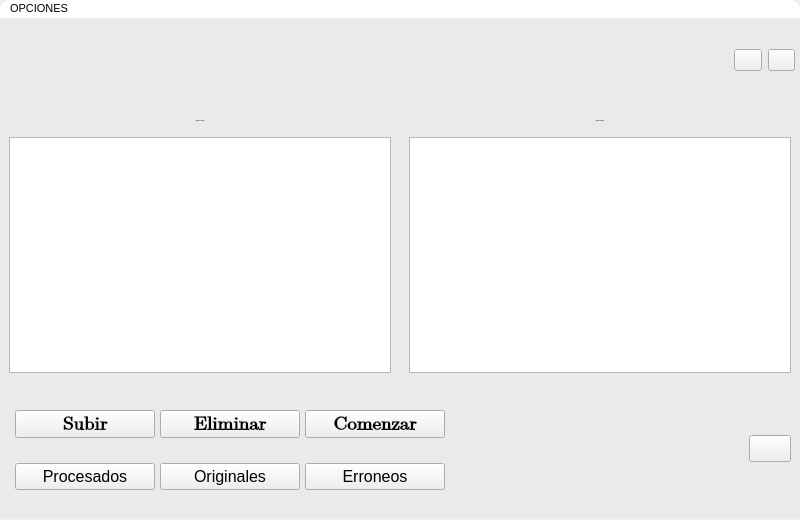
<?xml version="1.0" encoding="UTF-8"?>
<ui version="4.0">
 <class>Kenworth_KREI</class>
 <widget class="QMainWindow" name="Kenworth_KREI">
  <property name="geometry">
   <rect>
    <x>0</x>
    <y>0</y>
    <width>800</width>
    <height>520</height>
   </rect>
  </property>
  <property name="minimumSize">
   <size>
    <width>800</width>
    <height>520</height>
   </size>
  </property>
  <property name="maximumSize">
   <size>
    <width>800</width>
    <height>520</height>
   </size>
  </property>
  <property name="windowTitle">
   <string>KENWORTH KREI</string>
  </property>
  <property name="styleSheet">
   <string notr="true">#Kenworth_KREI{
min-width: 800px;
min-height:520px;
max-width: 800px;
max-height:520px;
}
#WPrincipal{
background-color: rgb(234, 234, 234);
}
[objectName^=&quot;btc_btc&quot;]{
background-color: transparent;
border-radius:none;
width:35px;
height:35px;
}
[objectName^=&quot;btc_btc&quot;]:hover{
background-color: rgb(64, 150, 216);
	color: rgb(0, 0, 0);
	border-radius:4px;
}
[objectName^=&quot;Tabla&quot;]{
	background-color: rgb(255, 255, 255);
	border: 1px solid;
}
[objectName^=&quot;txt&quot;]{
	font-family: Arial;
	color: rgb(0, 0, 0);
	font-size: 20px;
}
[objectName^=&quot;btn_btn&quot;]{
background-color: rgb(64, 150, 216);
	border-radius:4px;
	color: rgb(0, 0, 0);
	height:35px;
}
[objectName^=&quot;btn_btn&quot;]:hover{
background-color: rgb(69, 163, 235);
}
#menuBar{
background-color: rgb(255, 255, 255);
color: rgb(0, 0, 0);
border-top-left-radius: 10px;
border-top-right-radius: 10px;
}</string>
  </property>
  <widget class="QWidget" name="WPrincipal">
   <property name="minimumSize">
    <size>
     <width>800</width>
     <height>500</height>
    </size>
   </property>
   <property name="maximumSize">
    <size>
     <width>800</width>
     <height>500</height>
    </size>
   </property>
   <property name="styleSheet">
    <string notr="true"/>
   </property>
   <layout class="QVBoxLayout" name="verticalLayout_10">
    <property name="spacing">
     <number>0</number>
    </property>
    <property name="leftMargin">
     <number>0</number>
    </property>
    <property name="topMargin">
     <number>0</number>
    </property>
    <property name="rightMargin">
     <number>0</number>
    </property>
    <property name="bottomMargin">
     <number>0</number>
    </property>
    <item>
     <widget class="QWidget" name="WCabecera" native="true">
      <property name="minimumSize">
       <size>
        <width>0</width>
        <height>50</height>
       </size>
      </property>
      <property name="maximumSize">
       <size>
        <width>16777215</width>
        <height>50</height>
       </size>
      </property>
      <layout class="QHBoxLayout" name="horizontalLayout">
       <property name="spacing">
        <number>0</number>
       </property>
       <property name="leftMargin">
        <number>5</number>
       </property>
       <property name="topMargin">
        <number>0</number>
       </property>
       <property name="rightMargin">
        <number>0</number>
       </property>
       <property name="bottomMargin">
        <number>0</number>
       </property>
       <item>
        <widget class="QWidget" name="WLogo" native="true">
         <property name="minimumSize">
          <size>
           <width>200</width>
           <height>0</height>
          </size>
         </property>
         <property name="maximumSize">
          <size>
           <width>200</width>
           <height>16777215</height>
          </size>
         </property>
         <layout class="QVBoxLayout" name="verticalLayout_9">
          <property name="spacing">
           <number>0</number>
          </property>
          <property name="leftMargin">
           <number>0</number>
          </property>
          <property name="topMargin">
           <number>5</number>
          </property>
          <property name="rightMargin">
           <number>0</number>
          </property>
          <property name="bottomMargin">
           <number>5</number>
          </property>
          <item>
           <widget class="QLabel" name="lblLogoKWKREI">
            <property name="text">
             <string/>
            </property>
            <property name="pixmap">
             <pixmap>../Source/LOGOKREI.png</pixmap>
            </property>
            <property name="scaledContents">
             <bool>true</bool>
            </property>
           </widget>
          </item>
         </layout>
        </widget>
       </item>
       <item>
        <spacer name="horizontalSpacer">
         <property name="orientation">
          <enum>Qt::Horizontal</enum>
         </property>
         <property name="sizeHint" stdset="0">
          <size>
           <width>476</width>
           <height>20</height>
          </size>
         </property>
        </spacer>
       </item>
       <item>
        <widget class="QWidget" name="WBotonesSalida" native="true">
         <property name="minimumSize">
          <size>
           <width>75</width>
           <height>0</height>
          </size>
         </property>
         <property name="maximumSize">
          <size>
           <width>75</width>
           <height>16777215</height>
          </size>
         </property>
         <layout class="QHBoxLayout" name="horizontalLayout_10">
          <property name="rightMargin">
           <number>5</number>
          </property>
          <item>
           <widget class="QPushButton" name="btc_btc_Minimizar">
            <property name="cursor">
             <cursorShape>PointingHandCursor</cursorShape>
            </property>
            <property name="toolTip">
             <string>Minimizar</string>
            </property>
            <property name="text">
             <string/>
            </property>
            <property name="icon">
             <iconset>
              <normaloff>../Source/Icon_Minimize.png</normaloff>../Source/Icon_Minimize.png</iconset>
            </property>
            <property name="iconSize">
             <size>
              <width>30</width>
              <height>30</height>
             </size>
            </property>
           </widget>
          </item>
          <item>
           <widget class="QPushButton" name="btc_btc_Cerrar">
            <property name="cursor">
             <cursorShape>PointingHandCursor</cursorShape>
            </property>
            <property name="mouseTracking">
             <bool>true</bool>
            </property>
            <property name="toolTip">
             <string>Cerrar</string>
            </property>
            <property name="text">
             <string/>
            </property>
            <property name="icon">
             <iconset>
              <normaloff>../Source/Icon_Close.png</normaloff>../Source/Icon_Close.png</iconset>
            </property>
            <property name="iconSize">
             <size>
              <width>30</width>
              <height>30</height>
             </size>
            </property>
           </widget>
          </item>
         </layout>
        </widget>
       </item>
      </layout>
     </widget>
    </item>
    <item>
     <widget class="QWidget" name="WCuerpo" native="true">
      <property name="minimumSize">
       <size>
        <width>0</width>
        <height>280</height>
       </size>
      </property>
      <property name="maximumSize">
       <size>
        <width>16777215</width>
        <height>280</height>
       </size>
      </property>
      <layout class="QHBoxLayout" name="horizontalLayout_6">
       <property name="spacing">
        <number>0</number>
       </property>
       <property name="leftMargin">
        <number>0</number>
       </property>
       <property name="topMargin">
        <number>0</number>
       </property>
       <property name="rightMargin">
        <number>0</number>
       </property>
       <property name="bottomMargin">
        <number>0</number>
       </property>
       <item>
        <widget class="QWidget" name="WTablaIzquierda" native="true">
         <layout class="QVBoxLayout" name="verticalLayout_4">
          <item>
           <widget class="QLabel" name="txt_Cola">
            <property name="minimumSize">
             <size>
              <width>0</width>
              <height>20</height>
             </size>
            </property>
            <property name="maximumSize">
             <size>
              <width>16777215</width>
              <height>20</height>
             </size>
            </property>
            <property name="font">
             <font>
              <family>Arial</family>
              <pointsize>-1</pointsize>
             </font>
            </property>
            <property name="text">
             <string>Trabajos En Espera</string>
            </property>
            <property name="alignment">
             <set>Qt::AlignCenter</set>
            </property>
           </widget>
          </item>
          <item>
           <widget class="QTableWidget" name="Tabla_Cola"/>
          </item>
         </layout>
        </widget>
       </item>
       <item>
        <widget class="QWidget" name="WTablaDerecha" native="true">
         <layout class="QVBoxLayout" name="verticalLayout_5">
          <item>
           <widget class="QLabel" name="txt_Procesado">
            <property name="minimumSize">
             <size>
              <width>0</width>
              <height>20</height>
             </size>
            </property>
            <property name="maximumSize">
             <size>
              <width>16777215</width>
              <height>20</height>
             </size>
            </property>
            <property name="font">
             <font>
              <family>Arial</family>
              <pointsize>-1</pointsize>
             </font>
            </property>
            <property name="text">
             <string>Trabajos Realizados</string>
            </property>
            <property name="alignment">
             <set>Qt::AlignCenter</set>
            </property>
           </widget>
          </item>
          <item>
           <widget class="QTableWidget" name="Tabla_Procesado"/>
          </item>
         </layout>
        </widget>
       </item>
      </layout>
     </widget>
    </item>
    <item>
     <widget class="QWidget" name="WPie" native="true">
      <property name="minimumSize">
       <size>
        <width>0</width>
        <height>100</height>
       </size>
      </property>
      <property name="maximumSize">
       <size>
        <width>16777215</width>
        <height>100</height>
       </size>
      </property>
      <layout class="QHBoxLayout" name="horizontalLayout_7">
       <property name="spacing">
        <number>0</number>
       </property>
       <property name="leftMargin">
        <number>0</number>
       </property>
       <property name="topMargin">
        <number>0</number>
       </property>
       <property name="rightMargin">
        <number>0</number>
       </property>
       <property name="bottomMargin">
        <number>0</number>
       </property>
       <item>
        <widget class="QWidget" name="WBotones" native="true">
         <property name="minimumSize">
          <size>
           <width>450</width>
           <height>0</height>
          </size>
         </property>
         <layout class="QVBoxLayout" name="verticalLayout_6">
          <property name="spacing">
           <number>5</number>
          </property>
          <property name="leftMargin">
           <number>10</number>
          </property>
          <property name="topMargin">
           <number>0</number>
          </property>
          <property name="rightMargin">
           <number>0</number>
          </property>
          <property name="bottomMargin">
           <number>0</number>
          </property>
          <item>
           <widget class="QWidget" name="WBotonesTrabajo" native="true">
            <property name="minimumSize">
             <size>
              <width>0</width>
              <height>50</height>
             </size>
            </property>
            <property name="maximumSize">
             <size>
              <width>16777215</width>
              <height>50</height>
             </size>
            </property>
            <layout class="QHBoxLayout" name="horizontalLayout_8">
             <property name="spacing">
              <number>5</number>
             </property>
             <property name="leftMargin">
              <number>5</number>
             </property>
             <property name="topMargin">
              <number>5</number>
             </property>
             <property name="rightMargin">
              <number>5</number>
             </property>
             <property name="bottomMargin">
              <number>5</number>
             </property>
             <item>
              <widget class="QPushButton" name="btn_btn_Subir">
               <property name="font">
                <font>
                 <family>Cambria Math</family>
                 <pointsize>14</pointsize>
                 <weight>75</weight>
                 <bold>true</bold>
                </font>
               </property>
               <property name="cursor">
                <cursorShape>PointingHandCursor</cursorShape>
               </property>
               <property name="toolTip">
                <string>&lt;html&gt;&lt;head/&gt;&lt;body&gt;&lt;p&gt;Selecciona un archivo .xlsx&lt;/p&gt;&lt;/body&gt;&lt;/html&gt;</string>
               </property>
               <property name="styleSheet">
                <string notr="true"/>
               </property>
               <property name="text">
                <string>Subir</string>
               </property>
              </widget>
             </item>
             <item>
              <widget class="QPushButton" name="btn_btn_Eliminar">
               <property name="font">
                <font>
                 <family>Cambria Math</family>
                 <pointsize>14</pointsize>
                 <weight>75</weight>
                 <bold>true</bold>
                </font>
               </property>
               <property name="cursor">
                <cursorShape>PointingHandCursor</cursorShape>
               </property>
               <property name="toolTip">
                <string>&lt;html&gt;&lt;head/&gt;&lt;body&gt;&lt;p&gt;Elimina los archivos procesados&lt;/p&gt;&lt;/body&gt;&lt;/html&gt;</string>
               </property>
               <property name="styleSheet">
                <string notr="true"/>
               </property>
               <property name="text">
                <string>Eliminar</string>
               </property>
              </widget>
             </item>
             <item>
              <widget class="QPushButton" name="btn_btn_Comenzar">
               <property name="font">
                <font>
                 <family>Cambria Math</family>
                 <pointsize>14</pointsize>
                 <weight>75</weight>
                 <bold>true</bold>
                </font>
               </property>
               <property name="cursor">
                <cursorShape>PointingHandCursor</cursorShape>
               </property>
               <property name="toolTip">
                <string>&lt;html&gt;&lt;head/&gt;&lt;body&gt;&lt;p&gt;Comenzar el proceso&lt;/p&gt;&lt;/body&gt;&lt;/html&gt;</string>
               </property>
               <property name="styleSheet">
                <string notr="true"/>
               </property>
               <property name="text">
                <string>Comenzar</string>
               </property>
              </widget>
             </item>
            </layout>
           </widget>
          </item>
          <item>
           <widget class="QWidget" name="WBotonesRutas" native="true">
            <layout class="QHBoxLayout" name="horizontalLayout_9">
             <property name="spacing">
              <number>5</number>
             </property>
             <property name="leftMargin">
              <number>5</number>
             </property>
             <property name="topMargin">
              <number>5</number>
             </property>
             <property name="rightMargin">
              <number>5</number>
             </property>
             <property name="bottomMargin">
              <number>5</number>
             </property>
             <item>
              <widget class="QPushButton" name="btn_btn_Procesados">
               <property name="font">
                <font>
                 <pointsize>12</pointsize>
                 <weight>50</weight>
                 <bold>false</bold>
                </font>
               </property>
               <property name="cursor">
                <cursorShape>PointingHandCursor</cursorShape>
               </property>
               <property name="toolTip">
                <string>&lt;html&gt;&lt;head/&gt;&lt;body&gt;&lt;p&gt;Ruta de archivos procesados&lt;/p&gt;&lt;/body&gt;&lt;/html&gt;</string>
               </property>
               <property name="styleSheet">
                <string notr="true"/>
               </property>
               <property name="text">
                <string>Procesados</string>
               </property>
              </widget>
             </item>
             <item>
              <widget class="QPushButton" name="btn_btn_Originales">
               <property name="font">
                <font>
                 <pointsize>12</pointsize>
                </font>
               </property>
               <property name="cursor">
                <cursorShape>PointingHandCursor</cursorShape>
               </property>
               <property name="toolTip">
                <string>&lt;html&gt;&lt;head/&gt;&lt;body&gt;&lt;p&gt;Ruta de archivos originales&lt;/p&gt;&lt;/body&gt;&lt;/html&gt;</string>
               </property>
               <property name="styleSheet">
                <string notr="true"/>
               </property>
               <property name="text">
                <string>Originales</string>
               </property>
              </widget>
             </item>
             <item>
              <widget class="QPushButton" name="btn_btn_Errores">
               <property name="font">
                <font>
                 <pointsize>12</pointsize>
                </font>
               </property>
               <property name="cursor">
                <cursorShape>PointingHandCursor</cursorShape>
               </property>
               <property name="toolTip">
                <string>&lt;html&gt;&lt;head/&gt;&lt;body&gt;&lt;p&gt;Ruta de archivos erroneos&lt;/p&gt;&lt;/body&gt;&lt;/html&gt;</string>
               </property>
               <property name="styleSheet">
                <string notr="true"/>
               </property>
               <property name="text">
                <string>Erroneos</string>
               </property>
              </widget>
             </item>
            </layout>
           </widget>
          </item>
         </layout>
        </widget>
       </item>
       <item>
        <widget class="QWidget" name="WTextoProceso" native="true">
         <layout class="QVBoxLayout" name="verticalLayout_7">
          <property name="spacing">
           <number>5</number>
          </property>
          <property name="leftMargin">
           <number>0</number>
          </property>
          <property name="rightMargin">
           <number>0</number>
          </property>
          <item>
           <widget class="QLabel" name="lbl_TrabajandoCon">
            <property name="enabled">
             <bool>false</bool>
            </property>
            <property name="font">
             <font>
              <family>Arial</family>
              <pointsize>12</pointsize>
              <weight>75</weight>
              <bold>true</bold>
             </font>
            </property>
            <property name="text">
             <string/>
            </property>
            <property name="alignment">
             <set>Qt::AlignCenter</set>
            </property>
           </widget>
          </item>
          <item>
           <widget class="QLabel" name="lbl_NombreReporte">
            <property name="enabled">
             <bool>false</bool>
            </property>
            <property name="font">
             <font>
              <family>Arial</family>
              <pointsize>12</pointsize>
              <weight>75</weight>
              <bold>true</bold>
             </font>
            </property>
            <property name="text">
             <string/>
            </property>
            <property name="alignment">
             <set>Qt::AlignCenter</set>
            </property>
           </widget>
          </item>
         </layout>
        </widget>
       </item>
       <item>
        <widget class="QWidget" name="WBotonAyuda" native="true">
         <property name="minimumSize">
          <size>
           <width>60</width>
           <height>0</height>
          </size>
         </property>
         <property name="maximumSize">
          <size>
           <width>60</width>
           <height>60</height>
          </size>
         </property>
         <layout class="QVBoxLayout" name="verticalLayout_8">
          <item>
           <widget class="QPushButton" name="btn_btn_Ayuda">
            <property name="maximumSize">
             <size>
              <width>16777213</width>
              <height>16777215</height>
             </size>
            </property>
            <property name="font">
             <font>
              <family>Verdana</family>
              <pointsize>12</pointsize>
              <weight>75</weight>
              <bold>true</bold>
             </font>
            </property>
            <property name="cursor">
             <cursorShape>PointingHandCursor</cursorShape>
            </property>
            <property name="acceptDrops">
             <bool>false</bool>
            </property>
            <property name="toolTip">
             <string notr="true">&lt;html&gt;&lt;head/&gt;&lt;body&gt;&lt;p align=&quot;justify&quot;&gt;Ayuda&lt;/p&gt;&lt;/body&gt;&lt;/html&gt;</string>
            </property>
            <property name="toolTipDuration">
             <number>0</number>
            </property>
            <property name="statusTip">
             <string/>
            </property>
            <property name="whatsThis">
             <string/>
            </property>
            <property name="accessibleName">
             <string/>
            </property>
            <property name="accessibleDescription">
             <string/>
            </property>
            <property name="layoutDirection">
             <enum>Qt::LeftToRight</enum>
            </property>
            <property name="autoFillBackground">
             <bool>false</bool>
            </property>
            <property name="styleSheet">
             <string notr="true"/>
            </property>
            <property name="locale">
             <locale language="Spanish" country="Nicaragua"/>
            </property>
            <property name="text">
             <string/>
            </property>
            <property name="icon">
             <iconset>
              <normaloff>../Source/Icon_Help.png</normaloff>../Source/Icon_Help.png</iconset>
            </property>
            <property name="iconSize">
             <size>
              <width>32</width>
              <height>32</height>
             </size>
            </property>
           </widget>
          </item>
         </layout>
        </widget>
       </item>
      </layout>
     </widget>
    </item>
   </layout>
  </widget>
  <widget class="QMenuBar" name="menuBar">
   <property name="geometry">
    <rect>
     <x>0</x>
     <y>0</y>
     <width>800</width>
     <height>20</height>
    </rect>
   </property>
   <property name="font">
    <font>
     <family>Arial</family>
     <pointsize>8</pointsize>
    </font>
   </property>
   <widget class="QMenu" name="menuOPCIONES">
    <property name="font">
     <font>
      <family>Arial</family>
      <pointsize>8</pointsize>
     </font>
    </property>
    <property name="title">
     <string>OPCIONES</string>
    </property>
    <addaction name="actionFechaMovimiento"/>
   </widget>
   <addaction name="menuOPCIONES"/>
  </widget>
  <action name="actionFechaMovimiento">
   <property name="text">
    <string>FechaMovimiento</string>
   </property>
   <property name="font">
    <font>
     <family>Arial</family>
    </font>
   </property>
  </action>
 </widget>
 <resources/>
 <connections/>
</ui>
